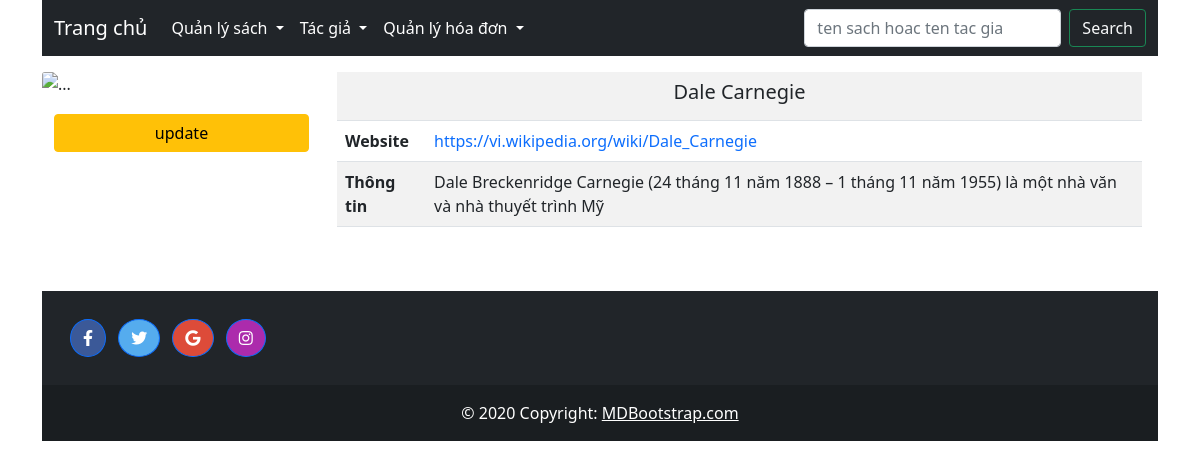
Page /source-code/index.php?page=author-details&author_id=1 on the committed database.
### tables this page shows
CREATE TABLE `author` (
  `author_id` int NOT NULL,
  `author_name` varchar(255) NOT NULL,
  `birth_death` varchar(50) DEFAULT NULL,
  `author_image` varchar(255) DEFAULT NULL,
  `website` varchar(255) DEFAULT NULL,
  `description` text
);

### source-code/src/Controller/AuthorController.php (called while the page is built, shortened)
<?php
class AuthorController
{
    protected $authorModel;
    public function __construct(){
        $this->authorModel = new AuthorModel();
    }
    public function showAuthorDetail(){
        $id = (int)$_REQUEST['author_id'];
        $author = $this->authorModel->getAuthorById($id);
        include "src/View/author/author-details.php";
    }
}

### source-code/src/Model/AuthorModel.php (called while the page is built, shortened)
<?php
class AuthorModel
{
    protected $database;
    public function __construct(){
        $db = new DBConnect();
        $this->database = $db->connect();
    }
    public function getAuthorById($id){
        $sql = "SELECT*FROM author WHERE author_id=:id";
        $stmt = $this->database->prepare($sql);
        $stmt->bindValue(':id',$id);
        $stmt->execute();
        return $stmt->fetchAll();
    }
}

### source-code/src/Model/DBConnect.php (called while the page is built, shortened)
<?php
class DBConnect
{
    protected $dns;
    protected $username;
    protected $password;
    public function __construct()
    {
        $this->dns = 'mysql:host=127.0.0.1;dbname=book_shop';
        $this->username = 'root';
        $this->password = 'admin123';
    }
    public function connect()
    {
        try {
            return new PDO($this->dns, $this->username, $this->password);
        }catch(\PDOException $e){
            echo $e->getMessage();
            exit();
        }
    }
}

### source-code/src/View/author/author-details.php (the view)
<?php
    require "src/View/layout/header.php";
?>
    <div class="row my-content col">
            <div class="card mb-3 " style="border: none;">
                <div class="row g-0">
                    <div class="col-lg-3 col-md-6 mb-3 mt-6" style="margin-top: 1.2vw">
                        <div>
                            <img class="card-img-top img-fluid" src="images/<?php echo $author[0]['author_image'] ?>" alt="...">
                        </div>
                        <div class="row add-book" style="margin-top: 1.5vw">
                            <div class="mb-3 col-12 d-grid gap-2">
                                <a  class="btn btn-warning" href="index.php?page=update-author&author_id=<?php echo $author[0]['author_id'] ?>" >update</a>
                            </div>
                        </div>
                    </div>
                    <div class="col-lg-9 col-md-6 mb-3">
                        <div class="card-body">
                            <table class="table-striped table">
                                <tr>
                                    <th colspan="2"><h5 class="card-title text-center"><?php echo $author[0]['author_name'] ?></h5></th>
                                </tr>
                                <tr>
                                    <th><p class="card-text">Website</p></th>
                                    <td><p class="card-text"><a style="text-decoration: none" href="<?php echo $author[0]['website'] ?>"><?php echo $author[0]['website'] ?></a></p></td>
                                </tr>
                                <tr>
                                    <th><p class="card-text">Thông tin</p></th>
                                    <td><p class="card-text"><?php echo $author[0]['description'] ?></p></td>
                                </tr>
                            </table>
                        </div>
                    </div>
                </div>
            </div>
    </div>
<?php
require "src/View/layout/footer.php";
?>

### source-code/CSS/main.css (style rules this page uses)
.card-img-top { width: 100%; height: 28vw; object-fit: cover; }
.add-book { margin-left: 0; margin-right: 0; }

### rows in the picture
author: author_name "Dale Carnegie", website "https://vi.wikipedia.org/wiki/Dale_Carnegie", description "Dale Breckenridge Carnegie (24 tháng 11 năm 1888 – 1 tháng 11 năm 1955) là một nhà văn và nhà thuyết trình Mỹ"
